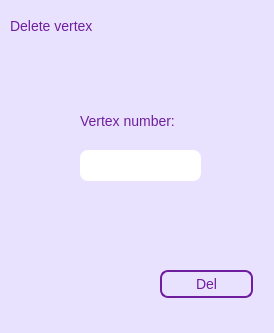
<?xml version="1.0" encoding="UTF-8"?>
<ui version="4.0">
 <class>Form_top_del</class>
 <widget class="QWidget" name="Form_top_del">
  <property name="geometry">
   <rect>
    <x>0</x>
    <y>0</y>
    <width>274</width>
    <height>333</height>
   </rect>
  </property>
  <property name="minimumSize">
   <size>
    <width>274</width>
    <height>333</height>
   </size>
  </property>
  <property name="maximumSize">
   <size>
    <width>274</width>
    <height>333</height>
   </size>
  </property>
  <property name="windowTitle">
   <string>delete vertex</string>
  </property>
  <property name="styleSheet">
   <string notr="true">QWidget
{
background-color: rgb(233, 226, 255);
font-size: 14px;
font-family: &quot;System&quot;;
color: rgb(111, 31, 158);
}

QLineEdit
{
background-color: rgb(255, 255, 255);
border-radius: 8px;
}

QPushButton
{
background-color: rgb(233, 226, 255);
border: 2px solid rgb(111, 31, 158);
border-radius: 8px;
color: rgb(111, 31, 158);
}

QPushButton:hover
{
	background-color: rgb(176, 170, 255)
}

QPushButton:pressed
{
	background-color: rgb(152, 147, 220);
}

</string>
  </property>
  <widget class="QLabel" name="label_title_del_top">
   <property name="geometry">
    <rect>
     <x>10</x>
     <y>10</y>
     <width>121</width>
     <height>31</height>
    </rect>
   </property>
   <property name="text">
    <string>Delete vertex</string>
   </property>
  </widget>
  <widget class="QLabel" name="label_top_num">
   <property name="geometry">
    <rect>
     <x>80</x>
     <y>110</y>
     <width>131</width>
     <height>21</height>
    </rect>
   </property>
   <property name="text">
    <string>Vertex number:</string>
   </property>
  </widget>
  <widget class="QLineEdit" name="lineEdit_del_top">
   <property name="geometry">
    <rect>
     <x>80</x>
     <y>150</y>
     <width>121</width>
     <height>31</height>
    </rect>
   </property>
   <property name="styleSheet">
    <string notr="true"/>
   </property>
  </widget>
  <widget class="QPushButton" name="pB_del_top">
   <property name="geometry">
    <rect>
     <x>160</x>
     <y>270</y>
     <width>93</width>
     <height>28</height>
    </rect>
   </property>
   <property name="styleSheet">
    <string notr="true"/>
   </property>
   <property name="text">
    <string>Del</string>
   </property>
  </widget>
 </widget>
 <resources/>
 <connections/>
</ui>
